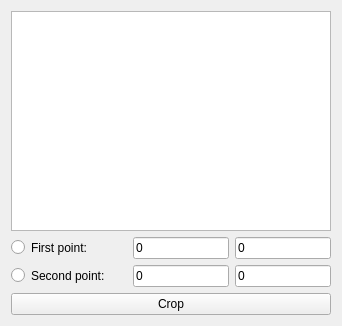
<?xml version="1.0" encoding="UTF-8"?>
<ui version="4.0">
 <class>mw_image_crop</class>
 <widget class="QWidget" name="mw_image_crop">
  <property name="geometry">
   <rect>
    <x>0</x>
    <y>0</y>
    <width>342</width>
    <height>326</height>
   </rect>
  </property>
  <property name="sizePolicy">
   <sizepolicy hsizetype="Preferred" vsizetype="Preferred">
    <horstretch>0</horstretch>
    <verstretch>0</verstretch>
   </sizepolicy>
  </property>
  <property name="windowTitle">
   <string>Image crop</string>
  </property>
  <layout class="QVBoxLayout" name="verticalLayout_2">
   <item>
    <widget class="QTableView" name="tv_crop_image">
     <property name="sizePolicy">
      <sizepolicy hsizetype="MinimumExpanding" vsizetype="MinimumExpanding">
       <horstretch>0</horstretch>
       <verstretch>0</verstretch>
      </sizepolicy>
     </property>
     <property name="lineWidth">
      <number>150</number>
     </property>
     <attribute name="horizontalHeaderVisible">
      <bool>false</bool>
     </attribute>
     <attribute name="horizontalHeaderHighlightSections">
      <bool>true</bool>
     </attribute>
     <attribute name="verticalHeaderVisible">
      <bool>false</bool>
     </attribute>
    </widget>
   </item>
   <item>
    <layout class="QVBoxLayout" name="verticalLayout">
     <property name="sizeConstraint">
      <enum>QLayout::SetDefaultConstraint</enum>
     </property>
     <item>
      <layout class="QHBoxLayout" name="horizontalLayout" stretch="0,30,30,30">
       <item>
        <widget class="QRadioButton" name="rb_upper_left">
         <property name="text">
          <string/>
         </property>
        </widget>
       </item>
       <item>
        <widget class="QLabel" name="label">
         <property name="sizePolicy">
          <sizepolicy hsizetype="Preferred" vsizetype="Preferred">
           <horstretch>0</horstretch>
           <verstretch>0</verstretch>
          </sizepolicy>
         </property>
         <property name="text">
          <string>First point:</string>
         </property>
        </widget>
       </item>
       <item>
        <widget class="QLineEdit" name="le_p1_x">
         <property name="text">
          <string>0</string>
         </property>
         <property name="readOnly">
          <bool>true</bool>
         </property>
        </widget>
       </item>
       <item>
        <widget class="QLineEdit" name="le_p1_y">
         <property name="text">
          <string>0</string>
         </property>
         <property name="readOnly">
          <bool>true</bool>
         </property>
        </widget>
       </item>
      </layout>
     </item>
     <item>
      <layout class="QHBoxLayout" name="horizontalLayout_2" stretch="0,30,30,30">
       <item>
        <widget class="QRadioButton" name="rb_lower_right">
         <property name="text">
          <string/>
         </property>
        </widget>
       </item>
       <item>
        <widget class="QLabel" name="label_2">
         <property name="text">
          <string>Second point:</string>
         </property>
        </widget>
       </item>
       <item>
        <widget class="QLineEdit" name="le_p2_x">
         <property name="text">
          <string>0</string>
         </property>
         <property name="readOnly">
          <bool>true</bool>
         </property>
        </widget>
       </item>
       <item>
        <widget class="QLineEdit" name="le_p2_y">
         <property name="text">
          <string>0</string>
         </property>
         <property name="readOnly">
          <bool>true</bool>
         </property>
        </widget>
       </item>
      </layout>
     </item>
    </layout>
   </item>
   <item>
    <widget class="QPushButton" name="pb_crop">
     <property name="enabled">
      <bool>true</bool>
     </property>
     <property name="text">
      <string>Crop</string>
     </property>
    </widget>
   </item>
  </layout>
 </widget>
 <resources/>
 <connections/>
</ui>
